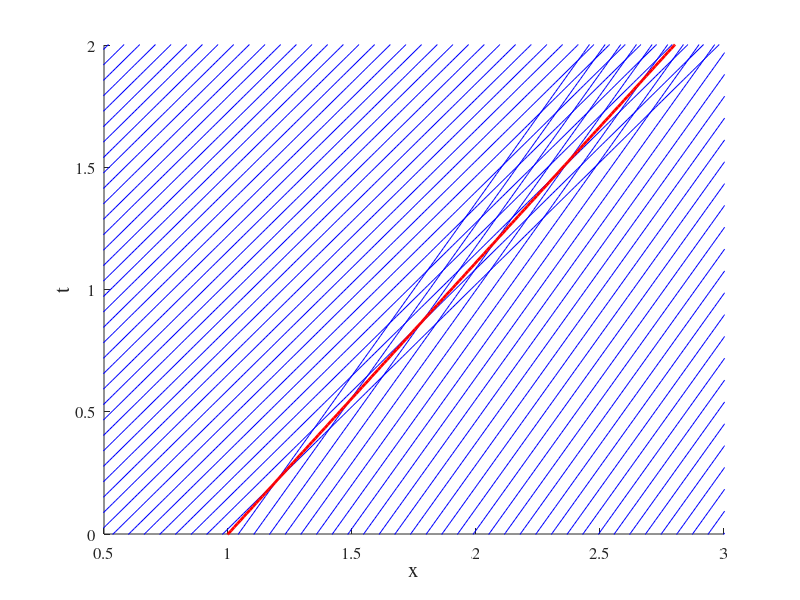

Write the MATLAB code that produced this figure. (Note: this script raises an error after producing the figure.)
clc; clear all; close all;

x_mesh = linspace(-2*pi, 2*pi, 1000);
% x_mesh_R = x_mesh_R(2:end);
% x_mesh_L = linspace(-2*pi, 1,100);
figure
hold on
for x0 = linspace(-2*pi, 2*pi, 200)
    if x0 < 1
        t = x_mesh - x0;
    elseif x0 > 1
        t = sqrt(2) * (x_mesh - x0);
    end
    plot(x_mesh, t, 'Color', 'b')

end
t_s = ((x_mesh - 1) * pi) / (2 * sqrt(2));
plot(x_mesh, t_s, 'r', 'LineWidth', 2)

xlabel('x')
ylabel('t')
set(gca, 'FontSize', [12], 'FontName', 'Times')
set(gcf,'color','w');
xlabel('x', 'FontSize', 15)
ylabel('t', 'FontSize', 15)
axis([.5 3 0 2])
export_fig hw_14_plot1.pdf

%%
clc; clear all; close all;

x_mesh = linspace(-2*pi, 2*pi, 1000);
% x_mesh_R = x_mesh_R(2:end);
% x_mesh_L = linspace(-2*pi, 1,100);
figure
hold on
for x0 = linspace(-2*pi, 2*pi, 100)
    if x0 > 1
        t = x_mesh - x0;
    elseif x0 < 1
        t = (2/sqrt(2)) * (x_mesh - x0);
    end
    plot(x_mesh, t, 'Color', 'b')

end
% t_s = ((x_mesh - 1) * pi) / (2 * sqrt(2));
% plot(x_mesh, t_s, 'r')

xlabel('x')
ylabel('t')
set(gca, 'FontSize', [12], 'FontName', 'Times')
set(gcf,'color','w');
xlabel('x', 'FontSize', 15)
ylabel('t', 'FontSize', 15)
axis([0 4 0 4])
export_fig hw_14_plot2.pdf

%% Part 2 initial condition
clc; clear all; close all;
x = linspace(-1, 2, 100);
x1 = x(x <= 0);
x3 = x(x >= 1);
x2 = x(x > 0 & x <1);
u = [ones(1, length(x1)) (1-x2) zeros(1, length(x3))];
plot(x, u)
axis([-1 1.5 -.2 1.5])
xlabel('$x_0$')
ylabel('u')
set(gca, 'FontSize', [12], 'FontName', 'Times')
set(gcf,'color','w');
xlabel('x_0', 'FontSize', 15)
ylabel('u', 'FontSize', 15)
export_fig hw_14_plot3.pdf


%% Part 2 Characteristic Lines
clc; clear all; close all;

x_mesh = linspace(-4, 4, 100);
t_mesh = linspace(0, 4, 100);
% x_mesh_R = x_mesh_R(2:end);
% x_mesh_L = linspace(-2*pi, 1,100);
figure
hold on
for x0 = linspace(-1, 2, 50)
    if x0 < 0
        t = x_mesh - x0;
        plot(x_mesh, t, 'Color', 'b')

    elseif (x0 > 0) && (x0 < 1)
        t = (x_mesh - x0) / (1-x0);
        plot(x_mesh, t, 'Color', 'b')
    else
        line([x0 x0],[t_mesh(1) t_mesh(end)], 'Color', 'b')
    end

end
% t_s = ((x_mesh - 1) * pi) / (2 * sqrt(2));
% plot(x_mesh, t_s, 'r')

xlabel('x')
ylabel('t')
set(gca, 'FontSize', [12], 'FontName', 'Times')
set(gcf,'color','w');
xlabel('x', 'FontSize', 15)
ylabel('t', 'FontSize', 15)
axis([-1 2 0 2])
export_fig hw_14_plot4.pdf

%% Part 2 time plots
x = linspace(-1, 2, 100);
c = 4;
figure
for t = 0:.25:2;
    c = c + 1;
    u = zeros(1, length(x));
    if t < 1
        for i = 1:length(x)
            if x(i) <= t
                u(i) = 1;
            elseif (t < x(i)) && (x(i) < 1)
                u(i) = 1 - (x(i) - t) / (1 - t);
            else
                u(i) = 0;
            end
        end
        plot(x, u)
        set(gca, 'FontSize', [12], 'FontName', 'Times')
        set(gcf,'color','w');
        xlabel('x', 'FontSize', 15)
        ylabel('u', 'FontSize', 15)
        axis([-1 2 -.5 2])
        export_fig(sprintf('hw_14_plot%d', c),'-pdf');

        pause(1)
    elseif t >= 1
        for i = 1:length(x)
            if x(i) < .5 * t + .5
                u(i) = 1;
            elseif x(i) > .5 * t + .5
                u(i) = 0;
            end
        end
        plot(x, u)
        axis([-1 2 -.5 2])
        set(gca, 'FontSize', [12], 'FontName', 'Times')
        set(gcf,'color','w');
        xlabel('x', 'FontSize', 15)
        ylabel('u', 'FontSize', 15)
        export_fig(sprintf('hw_14_plot%d', c), '-pdf');
        pause(1)
    end
end





%% Part 3 Characteristics
clc; close all; clear all;

x = linspace(-100, 100, 1000);
u1 = 10;
v1 = 5;
u_p = 2*u1/3; 
u_m = u1/6;
slope1 = 1 / (v1 * (1 - (2 * u_m)/u1))
slope2 = 1 / (v1 * (1 - (2 * u_p)/u1))
figure
hold on
for x0 = linspace(-10, 10,  100)
    if x0 < 0
        t = (x - x0) / (v1 * (1 - (2*u_m)/u1));
    elseif x0 >= 0
        t = (x - x0) / (v1 * (1 - (2*u_p)/u1));
    plot(x, t, 'Color', 'b')
    end
    plot(x, t, 'Color', 'b')

end
% t_s = ((x_mesh - 1) * pi) / (2 * sqrt(2));
% plot(x_mesh, t_s, 'r')

xlabel('x')
ylabel('t')
set(gca, 'FontSize', [12], 'FontName', 'Times')
set(gcf,'color','w');
xlabel('x', 'FontSize', 15)
ylabel('t', 'FontSize', 15)
axis([-2 2 0 2])
%export_fig hw_14_plot16.pdf
